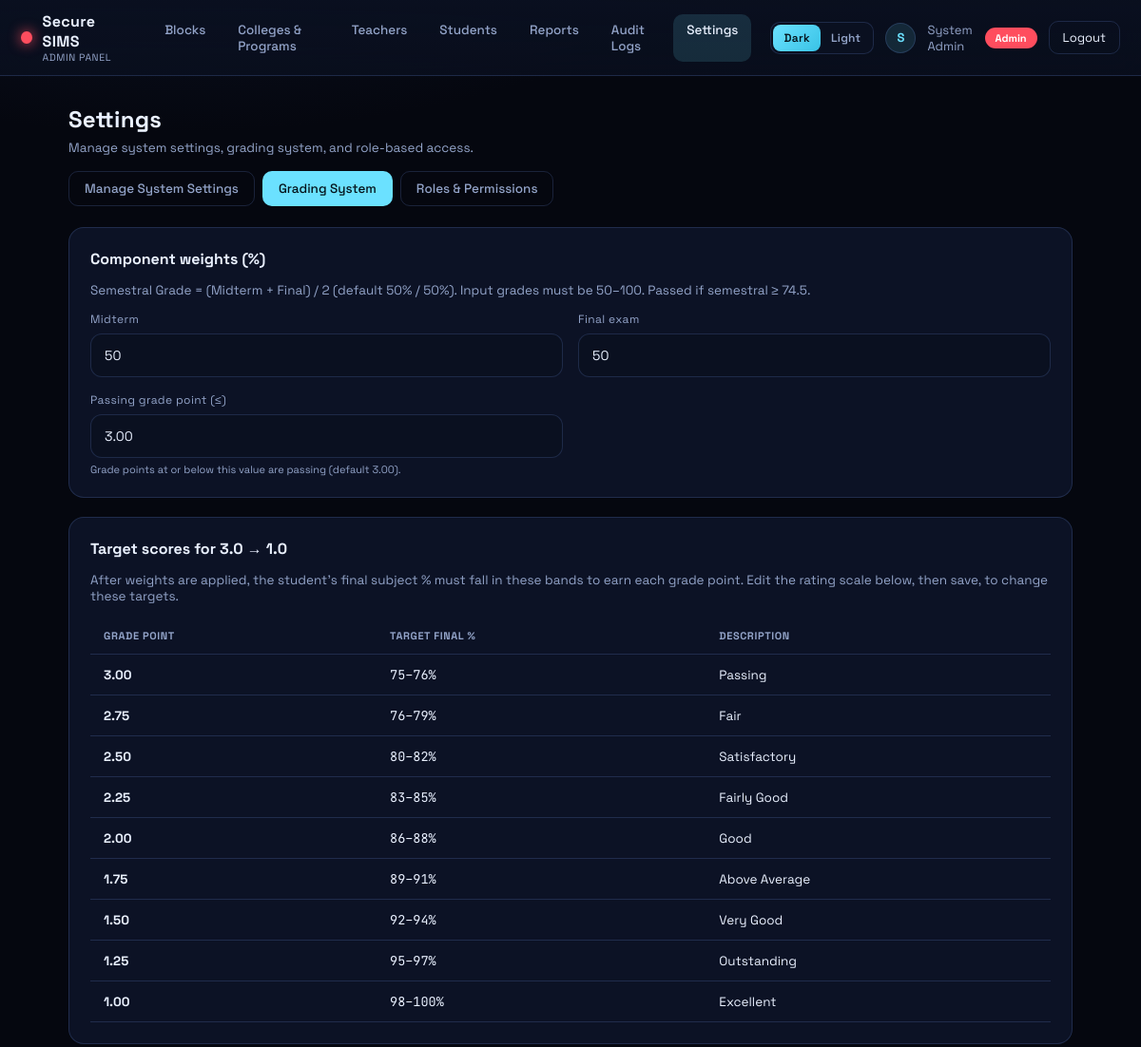
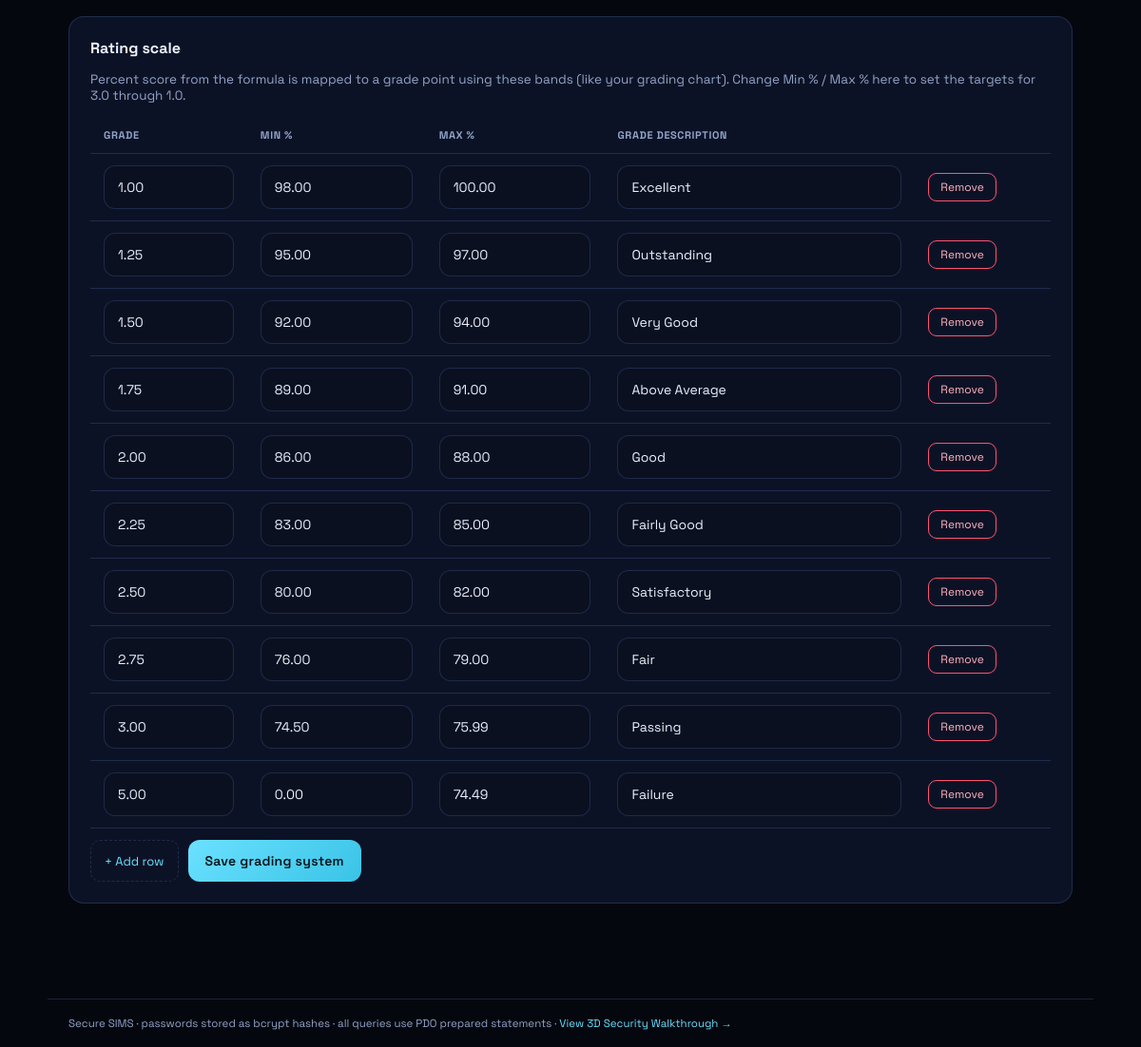
Screenshot of /admin/settings.php?section=grading (signed in) with the database file from the repository (2 pictures, top to bottom).
### tables this page shows
CREATE TABLE `app_settings` (
  `setting_key`   VARCHAR(64)  NOT NULL,
  `setting_value` VARCHAR(255) NOT NULL,
  PRIMARY KEY (`setting_key`)
);

CREATE TABLE `roles` (
  `id`          INT UNSIGNED NOT NULL AUTO_INCREMENT,
  `name`        VARCHAR(60)  NOT NULL,
  `code`        VARCHAR(20)  NOT NULL,
  `color`       VARCHAR(16)  NOT NULL,
  `description` VARCHAR(255) NOT NULL,
  PRIMARY KEY (`id`),
  UNIQUE KEY `uq_roles_code` (`code`)
);

CREATE TABLE `permissions` (
  `id`          INT UNSIGNED NOT NULL AUTO_INCREMENT,
  `code`        VARCHAR(40)  NOT NULL,
  `label`       VARCHAR(80)  NOT NULL,
  `description` VARCHAR(255) NOT NULL,
  `sort_order`  INT UNSIGNED NOT NULL DEFAULT 0,
  PRIMARY KEY (`id`),
  UNIQUE KEY `uq_permissions_code` (`code`)
);

CREATE TABLE `grading_scale` (
  `id`           INT UNSIGNED NOT NULL AUTO_INCREMENT,
  `grade_point`  DECIMAL(4,2) NOT NULL,
  `min_percent`  DECIMAL(5,2) NOT NULL,
  `max_percent`  DECIMAL(5,2) NOT NULL,
  `description`  VARCHAR(40)  NOT NULL DEFAULT '',
  `sort_order`   INT UNSIGNED NOT NULL DEFAULT 0,
  PRIMARY KEY (`id`)
);

### admin/settings.php (the view, shortened to what the rows shown need)
<?php
require_once __DIR__ . '/../includes/auth.php';
require_once __DIR__ . '/../includes/layout.php';
$user = require_access('admin', 'roles');
$pdo = db();
$section = $_GET['section'] ?? 'general';
$roles = $pdo->query('SELECT id, name, code, color, description FROM roles ORDER BY id')->fetchAll();
$permissions = $pdo->query(
    'SELECT id, code, label, description FROM permissions ORDER BY sort_order, id'
)->fetchAll();
$matrix = [];
foreach ($roles as $r) {
    $matrix[$r['code']] = permissions_for($r['code']);
}
$counts = [
    'admins'   => (int)$pdo->query('SELECT COUNT(*) FROM users WHERE role="admin"')->fetchColumn(),
    'teachers' => (int)$pdo->query('SELECT COUNT(*) FROM users WHERE role="teacher"')->fetchColumn(),
    'students' => (int)$pdo->query('SELECT COUNT(*) FROM users WHERE role="student"')->fetchColumn(),
];
$settings = [
    'school_name'    => app_setting('school_name', 'Secure SIMS'),
    'school_year'    => app_setting('school_year', '2025-2026'),
    'support_email'  => app_setting('support_email', 'admin@gmail.com'),
    'login_message'  => app_setting('login_message', 'Sign in with your username and school ID.'),
    'records_locked' => app_setting('records_locked', '0'),
];
$weights = grading_weights();
$scaleRows = grading_scale_rows();
$passingPoint = passing_grade_point();
render_header('Settings', $user);
?>
<div class="page-head">
  <div>
    <h1 class="page-title">Settings</h1>
  </div>
</div>
<?php if ($section === 'general'): ?>
  <div class="card" data-testid="settings-general">
    <h3>Manage System Settings</h3>
    <form method="post" action="actions.php">
      <?= csrf_field() ?>
      <input type="hidden" name="action" value="save_general">
      <div class="form-grid">
        <div class="field">
          <label for="school_name">System name</label>
          <input class="input" id="school_name" name="school_name" maxlength="80"
                 value="<?= e($settings['school_name']) ?>" data-testid="setting-school-name" required>
          <div class="help">Shown on the login screen and in every panel header.</div>
        </div>
        <div class="field">
          <label for="school_year">School year</label>
          <input class="input" id="school_year" name="school_year" maxlength="20"
                 value="<?= e($settings['school_year']) ?>" data-testid="setting-school-year" required>
          <div class="help">Academic year label for reports and dashboards.</div>
        </div>
        <div class="field">
          <label for="support_email">Support email</label>
          <input class="input" id="support_email" name="support_email" type="email" maxlength="120"
                 value="<?= e($settings['support_email']) ?>" data-testid="setting-support-email" required>
          <div class="help">Contact address shown to users who need help.</div>
        </div>
        <div class="field">
          <label for="login_message">Login message</label>
          <input class="input" id="login_message" name="login_message" maxlength="160"
                 value="<?= e($settings['login_message']) ?>" data-testid="setting-login-message" required>
          <div class="help">Short hint under the login title.</div>
        </div>
      </div>
      <div class="field" style="margin-top:8px">
        <label class="check-row">
          <input type="checkbox" name="records_locked" value="1"
                 <?= $settings['records_locked'] === '1' ? 'checked' : '' ?>
                 data-testid="setting-records-locked">
          Lock student record edits (view &amp; search still allowed)
        </label>
        <div class="help">When locked, admins cannot add, update, or delete student accounts.</div>
      </div>
      <div class="actions"><button class="btn" type="submit" data-testid="save-general">Save system settings</button></div>
    </form>
  </div>
  <div class="stat-row">
    <div class="stat"><div class="num"><?= $counts['admins'] ?></div><div class="lbl">Admins</div></div>
    <div class="stat"><div class="num"><?= $counts['teachers'] ?></div><div class="lbl">Teachers</div></div>
    <div class="stat"><div class="num"><?= $counts['students'] ?></div><div class="lbl">Students</div></div>
  </div>
<?php elseif ($section === 'grading'): ?>
  <?php
    $targetGuide = array_values(array_filter(
        $scaleRows,
        static fn($r) => (float)$r['grade_point'] >= 1.0 && (float)$r['grade_point'] <= 3.0
    ));
    usort($targetGuide, static fn($a, $b) => (float)$b['grade_point'] <=> (float)$a['grade_point']);
  ?>
  <form method="post" action="actions.php" data-testid="grading-form">
    <div class="card" data-testid="settings-grading-weights">
      <h3>Component weights (%)</h3>
      <p class="page-desc" style="margin:0 0 14px">
        Semestral Grade = (Midterm + Final) / 2 (default 50% / 50%).
        Input grades must be 50–100. Passed if semestral ≥ 74.5.
      </p>
      <div class="form-grid">
        <div class="field">
          <label>Midterm</label>
          <input class="input" type="number" step="0.01" min="0" max="100" name="weight_midterm"
                 value="<?= e($weights['midterm_pct']) ?>" required data-testid="weight-midterm">
        </div>
        <div class="field">
          <label>Final exam</label>
          <input class="input" type="number" step="0.01" min="0" max="100" name="weight_final"
                 value="<?= e($weights['final_pct']) ?>" required data-testid="weight-final">
        </div>
        <div class="field">
          <label>Passing grade point (≤)</label>
          <input class="input" type="number" step="0.01" min="1" max="5" name="passing_point"
                 value="<?= e(number_format($passingPoint, 2, '.', '')) ?>" required data-testid="passing-point">
          <div class="help">Grade points at or below this value are passing (default 3.00).</div>
        </div>
      </div>
    </div>
    <div class="card" data-testid="settings-grading-targets">
      <h3>Target scores for 3.0 → 1.0</h3>
      <p class="page-desc" style="margin:0 0 14px">
        After weights are applied, the student’s final subject % must fall in these bands to earn each grade point.
        Edit the rating scale below, then save, to change these targets.
      </p>
      <div class="table-wrap">
        <table class="table" data-testid="grading-target-guide">
          <thead>
            <tr>
              <th>Grade point</th>
              <th>Target final %</th>
              <th>Description</th>
            </tr>
          </thead>
          <tbody>
          <?php foreach ($targetGuide as $row):
            $min = number_format((float)$row['min_percent'], 0);
            $max = number_format((float)$row['max_percent'], 0);
            $range = ((float)$row['min_percent'] === (float)$row['max_percent'])
              ? $min . '%'
              : $min . '–' . $max . '%';
          ?>
            <tr>
              <td><strong><?= e(number_format((float)$row['grade_point'], 2)) ?></strong></td>
              <td class="mono"><?= e($range) ?></td>
              <td><?= e($row['description'] !== '' ? $row['description'] : '—') ?></td>
            </tr>
          <?php endforeach; ?>
          </tbody>
        </table>
      </div>
    </div>
    <div class="card" data-testid="settings-grading-scale">
      <h3>Rating scale</h3>
      <p class="page-desc" style="margin:0 0 14px">
        Percent score from the formula is mapped to a grade point using these bands (like your grading chart).
        Change Min % / Max % here to set the targets for 3.0 through 1.0.
      </p>
      <div class="table-wrap">
        <table class="table" data-testid="grading-scale-table">
          <thead>
            <tr>
              <th>Grade</th>
              <th>Min %</th>
              <th>Max %</th>
              <th>Grade description</th>
              <th></th>
            </tr>
          </thead>
          <tbody id="scaleBody">
          <?php foreach ($scaleRows as $i => $row): ?>
            <tr>
              <td><input class="input" type="number" step="0.01" min="1" max="5" name="scale_point[]"
                         value="<?= e($row['grade_point']) ?>" required></td>
              <td><input class="input" type="number" step="0.01" min="0" max="100" name="scale_min[]"
                         value="<?= e($row['min_percent']) ?>" required></td>
              <td><input class="input" type="number" step="0.01" min="0" max="100" name="scale_max[]"
                         value="<?= e($row['max_percent']) ?>" required></td>
              <td><input class="input" type="text" maxlength="40" name="scale_desc[]"
                         value="<?= e($row['description']) ?>" placeholder="e.g. Excellent"></td>
              <td><button type="button" class="btn-danger" onclick="this.closest('tr').remove()">Remove</button></td>
            </tr>
          <?php endforeach; ?>
          </tbody>
        </table>
      </div>
      <div class="actions" style="margin-top:12px">
        <button type="button" class="btn-ghost" id="addScaleRow" data-testid="add-scale-row">+ Add row</button>
        <button class="btn" type="submit" data-testid="save-grading">Save grading system</button>
      </div>
    </div>
  </form>
<?php endif; ?>
<?php render_footer(); ?>

### includes/layout.php (shortened to what the rows shown need)
<?php
function render_header(string $title, array $user): void
{
    $role = $user['role'];
    $name = trim(($user['first_name'] ?? '') . ' ' . ($user['last_name'] ?? ''));
    $brand = app_setting('school_name', 'Secure SIMS');
    $nav = nav_items_for($role);
    $current = basename($_SERVER['SCRIPT_NAME']);
    echo '<!DOCTYPE html><html lang="en" data-theme="' . e(current_theme()) . '"><head>';
    $cssVer = @filemtime(__DIR__ . '/../css/app.css') ?: time();
    echo '<link rel="stylesheet" href="../css/app.css?v=' . (int)$cssVer . '">';
    echo '</head><body data-testid="app-body">';
    echo '<header class="app-top" data-testid="app-topbar">';
    echo '<div class="app-brand"><span class="app-dot app-dot--' . e($role) . '"></span>';
    echo '<div><div class="app-brand-title">' . e($brand) . '</div>';
    echo '<div class="app-brand-sub">' . e(ucfirst($role)) . ' Panel</div></div></div>';
    echo '<nav class="app-nav" data-testid="app-nav">';
    foreach ($nav as $item) {
        $active = $item[0] === $current ? ' active' : '';
        echo '<a class="nav-link' . $active . '" data-testid="nav-' . e(strtolower(preg_replace('/\s+/', '-', $item[1]))) . '" href="' . e($item[0]) . '">' . e($item[1]) . '</a>';
    }
    echo '</nav>';
    echo '<div class="app-user">';
    echo theme_switch_form('../theme.php');
    echo avatar_img_tag($user['avatar'] ?? null, $name, 'avatar avatar--sm');
    echo '<span class="app-user-name" data-testid="current-user">' . e($name) . '</span>';
    echo '<span class="role-pill role-pill--' . e($role) . '">' . e(ucfirst($role)) . '</span>';
    echo '<a class="btn-out" data-testid="logout-btn" href="../logout.php">Logout</a></div>';
    echo '</header>';
    echo '<main class="app-main">';
}
function render_footer(): void
{
    echo '</main>';
    echo '</body></html>';
}

### rows the page displays
app_settings: setting_value "Secure SIMS"
roles: code "ADMIN", code "Admin"
permissions: label "Students"
permissions: label "Reports"
app_settings: weight_midterm "50", weight_final "50"
app_settings: passing_point "3.00"
grading_scale: grade_point "3.00", range "75–76%", description "Passing", min_percent "74.50", max_percent "75.99"
grading_scale: grade_point "2.75", range "76–79%", description "Fair", min_percent "76.00", max_percent "79.00"
grading_scale: grade_point "2.50", range "80–82%", description "Satisfactory", min_percent "80.00", max_percent "82.00"
grading_scale: grade_point "2.25", range "83–85%", description "Fairly Good", min_percent "83.00", max_percent "85.00"
grading_scale: grade_point "2.00", range "86–88%", description "Good", min_percent "86.00", max_percent "88.00"
grading_scale: grade_point "1.75", range "89–91%", description "Above Average", min_percent "89.00", max_percent "91.00"
grading_scale: grade_point "1.50", range "92–94%", description "Very Good", min_percent "92.00", max_percent "94.00"
grading_scale: grade_point "1.25", range "95–97%", description "Outstanding", min_percent "95.00", max_percent "97.00"
grading_scale: grade_point "1.00", range "98–100%", description "Excellent", min_percent "98.00", max_percent "100.00"
grading_scale: grade_point "5.00", min_percent "0.00", max_percent "74.49", description "Failure"

### other values shown
$item[1] "Blocks"
$item[1] "Colleges & Programs"
$item[1] "Teachers"
$item[1] "Audit Logs"
$item[1] "Settings"
$label "Dark"
$label "Light"
$initial "S"
$name "System Admin"
